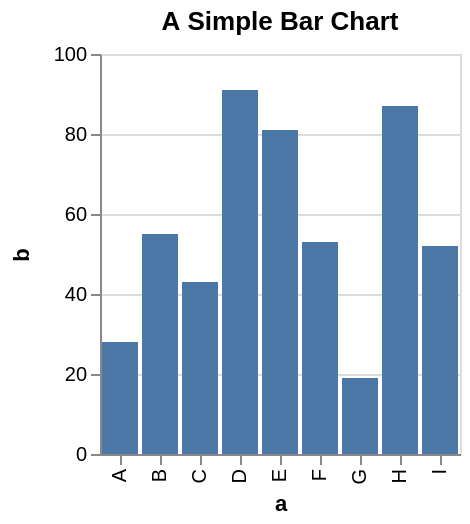

The specification (Vega-Lite) saved for this image:
### Vega specification from a JSON file in a GitHub repository (floating-point values rounded to 4 significant figures)
{"$schema": "https://vega.github.io/schema/vega/v4.json", "description": "A simple bar chart with embedded data.", "autosize": "pad", "padding": 5, "height": 200, "title": {"text": "A Simple Bar Chart", "frame": "group"}, "style": "cell", "data": [{"name": "source_0", "values": [{"a": "A", "b": 28}, {"a": "B", "b": 55}, {"a": "C", "b": 43}, {"a": "D", "b": 91}, {"a": "E", "b": 81}, {"a": "F", "b": 53}, {"a": "G", "b": 19}, {"a": "H", "b": 87}, {"a": "I", "b": 52}]}], "signals": [{"name": "x_step", "value": 20}, {"name": "width", "update": "bandspace(domain('x').length, 0.1, 0.05) * x_step"}], "marks": [{"name": "marks", "type": "rect", "style": ["bar"], "from": {"data": "source_0"}, "encode": {"update": {"fill": [{"test": "datum[\"b\"] === null || isNaN(datum[\"b\"])", "value": null}, {"value": "#4c78a8"}], "tooltip": {"signal": "{\"a\": ''+datum[\"a\"], \"b\": format(datum[\"b\"], \"\")}"}, "x": {"scale": "x", "field": "a"}, "width": {"scale": "x", "band": true}, "y": {"scale": "y", "field": "b"}, "y2": {"scale": "y", "value": 0}}}}], "scales": [{"name": "x", "type": "band", "domain": {"data": "source_0", "field": "a", "sort": true}, "range": {"step": {"signal": "x_step"}}, "paddingInner": 0.1, "paddingOuter": 0.05}, {"name": "y", "type": "linear", "domain": {"data": "source_0", "field": "b"}, "range": [{"signal": "height"}, 0], "nice": true, "zero": true}], "axes": [{"scale": "x", "orient": "bottom", "grid": false, "title": "a", "labelAlign": "right", "labelAngle": 270, "labelBaseline": "middle", "labelOverlap": true, "zindex": 1}, {"scale": "y", "orient": "left", "grid": false, "title": "b", "labelOverlap": true, "tickCount": {"signal": "ceil(height/40)"}, "zindex": 1}, {"scale": "y", "orient": "left", "gridScale": "x", "grid": true, "tickCount": {"signal": "ceil(height/40)"}, "domain": false, "labels": false, "maxExtent": 0, "minExtent": 0, "ticks": false, "zindex": 0}], "config": {"axisY": {"minExtent": 30}}}
